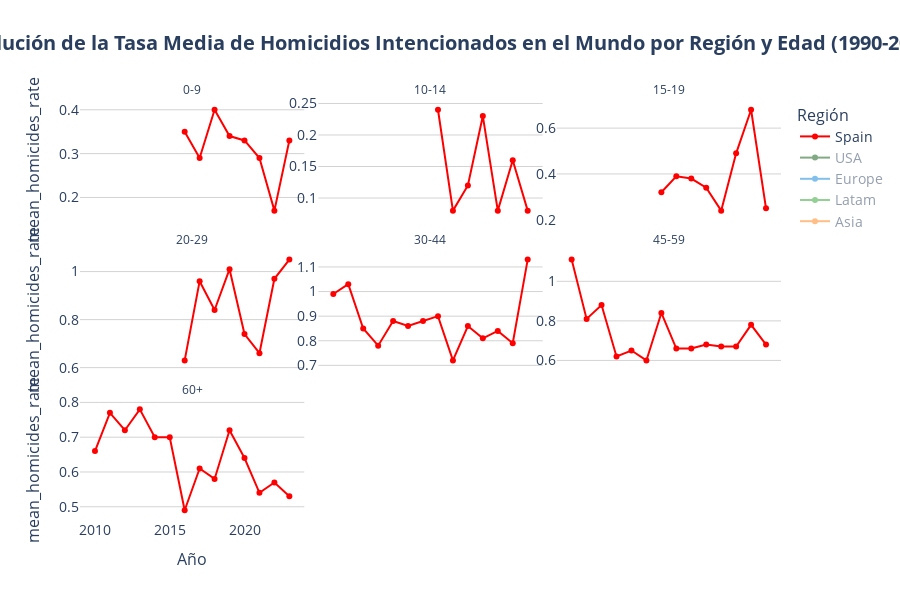

Notebook source saved alongside this figure:
### Code cell
# TODO: personalizar hover para que salga la categoría de Age en las etiquetas

time_series_plot(
    df = df_time_series['region'],
    x='Year',
    y='mean_homicides_rate',
    line_group='Region_2',
    facet_col='Age',
    facet_col_wrap=3,
    color='Region_2',
    default_visible_name='Spain',
    title='Evolución de la Tasa Media de Homicidios Intencionados en el Mundo por Región y Edad (1990-2023)',
    hover_data=HOVER_DATA['time_series_region'],
    labels=LABELS['time_series'],
    hovertemplate=HOVER_TEMPLATES['time_series_region'],
    color_discrete_map=COLOR_MAP['Region_2'],
    category_orders=CATEGORY_ORDERS,
    plot_save_path=os.path.join(PROJECT_PATH, 'plots', PLOT_FILENAME['time_series']),
    show=True
)

### Figure 1 — Plotly figure (JSON) as saved in the notebook; plotly's stock layout.template omitted (floating-point values rounded to 4 significant figures)
{"data": [{"customdata": [["Spain"], ["Spain"], ["Spain"], ["Spain"], ["Spain"], ["Spain"], ["Spain"], ["Spain"]], "hovertemplate": "<b style='font-size: 14px'>%{customdata[0]}</b><br><br><b>Año:</b> %{x}<br><b>Tasa Media de Homicidios:</b> %{y:.2f}<br><extra></extra>", "legendgroup": "Spain", "line": {"color": "#FF0000", "dash": "solid"}, "marker": {"symbol": "circle"}, "mode": "lines+markers", "name": "Spain", "orientation": "v", "showlegend": true, "type": "scatter", "x": [2016, 2017, 2018, 2019, 2020, 2021, 2022, 2023], "xaxis": "x7", "y": [0.35, 0.29, 0.4, 0.34, 0.33, 0.29, 0.17, 0.33], "yaxis": "y7"}, {"customdata": [["Spain"], ["Spain"], ["Spain"], ["Spain"], ["Spain"], ["Spain"], ["Spain"], ["Spain"]], "hovertemplate": "<b style='font-size: 14px'>%{customdata[0]}</b><br><br><b>Año:</b> %{x}<br><b>Tasa Media de Homicidios:</b> %{y:.2f}<br><extra></extra>", "legendgroup": "Spain", "line": {"color": "#FF0000", "dash": "solid"}, "marker": {"symbol": "circle"}, "mode": "lines+markers", "name": "Spain", "orientation": "v", "showlegend": false, "type": "scatter", "x": [2016, 2017, 2018, 2019, 2020, 2021, 2022, 2023], "xaxis": "x8", "y": [NaN, 0.24, 0.08, 0.12, 0.23, 0.08, 0.16, 0.08], "yaxis": "y8"}, {"customdata": [["Spain"], ["Spain"], ["Spain"], ["Spain"], ["Spain"], ["Spain"], ["Spain"], ["Spain"]], "hovertemplate": "<b style='font-size: 14px'>%{customdata[0]}</b><br><br><b>Año:</b> %{x}<br><b>Tasa Media de Homicidios:</b> %{y:.2f}<br><extra></extra>", "legendgroup": "Spain", "line": {"color": "#FF0000", "dash": "solid"}, "marker": {"symbol": "circle"}, "mode": "lines+markers", "name": "Spain", "orientation": "v", "showlegend": false, "type": "scatter", "x": [2016, 2017, 2018, 2019, 2020, 2021, 2022, 2023], "xaxis": "x9", "y": [0.32, 0.39, 0.38, 0.34, 0.24, 0.49, 0.68, 0.25], "yaxis": "y9"}, {"customdata": [["Spain"], ["Spain"], ["Spain"], ["Spain"], ["Spain"], ["Spain"], ["Spain"], ["Spain"]], "hovertemplate": "<b style='font-size: 14px'>%{customdata[0]}</b><br><br><b>Año:</b> %{x}<br><b>Tasa Media de Homicidios:</b> %{y:.2f}<br><extra></extra>", "legendgroup": "Spain", "line": {"color": "#FF0000", "dash": "solid"}, "marker": {"symbol": "circle"}, "mode": "lines+markers", "name": "Spain", "orientation": "v", "showlegend": false, "type": "scatter", "x": [2016, 2017, 2018, 2019, 2020, 2021, 2022, 2023], "xaxis": "x4", "y": [0.63, 0.96, 0.84, 1.01, 0.74, 0.66, 0.97, 1.05], "yaxis": "y4"}, {"customdata": [["Spain"], ["Spain"], ["Spain"], ["Spain"], ["Spain"], ["Spain"], ["Spain"], ["Spain"], ["Spain"], ["Spain"], ["Spain"], ["Spain"], ["Spain"], ["Spain"]], "hovertemplate": "<b style='font-size: 14px'>%{customdata[0]}</b><br><br><b>Año:</b> %{x}<br><b>Tasa Media de Homicidios:</b> %{y:.2f}<br><extra></extra>", "legendgroup": "Spain", "line": {"color": "#FF0000", "dash": "solid"}, "marker": {"symbol": "circle"}, "mode": "lines+markers", "name": "Spain", "orientation": "v", "showlegend": false, "type": "scatter", "x": [2010, 2011, 2012, 2013, 2014, 2015, 2016, 2017, 2018, 2019, 2020, 2021, 2022, 2023], "xaxis": "x5", "y": [0.99, 1.03, 0.85, 0.78, 0.88, 0.86, 0.88, 0.9, 0.72, 0.86, 0.81, 0.84, 0.79, 1.13], "yaxis": "y5"}, {"customdata": [["Spain"], ["Spain"], ["Spain"], ["Spain"], ["Spain"], ["Spain"], ["Spain"], ["Spain"], ["Spain"], ["Spain"], ["Spain"], ["Spain"], ["Spain"], ["Spain"]], "hovertemplate": "<b style='font-size: 14px'>%{customdata[0]}</b><br><br><b>Año:</b> %{x}<br><b>Tasa Media de Homicidios:</b> %{y:.2f}<br><extra></extra>", "legendgroup": "Spain", "line": {"color": "#FF0000", "dash": "solid"}, "marker": {"symbol": "circle"}, "mode": "lines+markers", "name": "Spain", "orientation": "v", "showlegend": false, "type": "scatter", "x": [2010, 2011, 2012, 2013, 2014, 2015, 2016, 2017, 2018, 2019, 2020, 2021, 2022, 2023], "xaxis": "x6", "y": [1.11, 0.81, 0.88, 0.62, 0.65, 0.6, 0.84, 0.66, 0.66, 0.68, 0.67, 0.67, 0.78, 0.68], "yaxis": "y6"}, {"customdata": [["Spain"], ["Spain"], ["Spain"], ["Spain"], ["Spain"], ["Spain"], ["Spain"], ["Spain"], ["Spain"], ["Spain"], ["Spain"], ["Spain"], ["Spain"], ["Spain"]], "hovertemplate": "<b style='font-size: 14px'>%{customdata[0]}</b><br><br><b>Año:</b> %{x}<br><b>Tasa Media de Homicidios:</b> %{y:.2f}<br><extra></extra>", "legendgroup": "Spain", "line": {"color": "#FF0000", "dash": "solid"}, "marker": {"symbol": "circle"}, "mode": "lines+markers", "name": "Spain", "orientation": "v", "showlegend": false, "type": "scatter", "x": [2010, 2011, 2012, 2013, 2014, 2015, 2016, 2017, 2018, 2019, 2020, 2021, 2022, 2023], "xaxis": "x", "y": [0.66, 0.77, 0.72, 0.78, 0.7, 0.7, 0.49, 0.61, 0.58, 0.72, 0.64, 0.54, 0.57, 0.53], "yaxis": "y"}, {"customdata": [["USA"], ["USA"], ["USA"], ["USA"], ["USA"], ["USA"], ["USA"], ["USA"]], "hovertemplate": "<b style='font-size: 14px'>%{customdata[0]}</b><br><br><b>Año:</b> %{x}<br><b>Tasa Media de Homicidios:</b> %{y:.2f}<br><extra></extra>", "legendgroup": "USA", "line": {"color": "#055509", "dash": "solid"}, "marker": {"symbol": "circle"}, "mode": "lines+markers", "name": "USA", "orientation": "v", "showlegend": true, "type": "scatter", "visible": "legendonly", "x": [2013, 2014, 2015, 2016, 2017, 2018, 2019, 2020], "xaxis": "x9", "y": [8.09, 8.2, 8.71, 9.48, 9.51, 8.93, 9.08, 11.55], "yaxis": "y9"}, {"customdata": [["USA"], ["USA"], ["USA"], ["USA"], ["USA"], ["USA"], ["USA"], ["USA"]], "hovertemplate": "<b style='font-size: 14px'>%{customdata[0]}</b><br><br><b>Año:</b> %{x}<br><b>Tasa Media de Homicidios:</b> %{y:.2f}<br><extra></extra>", "legendgroup": "USA", "line": {"color": "#055509", "dash": "solid"}, "marker": {"symbol": "circle"}, "mode": "lines+markers", "name": "USA", "orientation": "v", "showlegend": false, "type": "scatter", "visible": "legendonly", "x": [2013, 2014, 2015, 2016, 2017, 2018, 2019, 2020], "xaxis": "x4", "y": [8.75, 8.58, 9.76, 10.84, 10.53, 9.56, 9.29, 12.36], "yaxis": "y4"}, {"customdata": [["USA"], ["USA"], ["USA"], ["USA"], ["USA"], ["USA"], ["USA"], ["USA"], ["USA"], ["USA"], ["USA"], ["USA"], ["USA"], ["USA"], ["USA"], ["USA"]], "hovertemplate": "<b style='font-size: 14px'>%{customdata[0]}</b><br><br><b>Año:</b> %{x}<br><b>Tasa Media de Homicidios:</b> %{y:.2f}<br><extra></extra>", "legendgroup": "USA", "line": {"color": "#055509", "dash": "solid"}, "marker": {"symbol": "circle"}, "mode": "lines+markers", "name": "USA", "orientation": "v", "showlegend": false, "type": "scatter", "visible": "legendonly", "x": [2005, 2006, 2007, 2008, 2009, 2010, 2011, 2012, 2013, 2014, 2015, 2016, 2017, 2018, 2019, 2020], "xaxis": "x5", "y": [6.42, 6.2, 6.42, 6.14, 6.03, 5.63, 5.39, 5.61, 5.39, 5.15, 5.94, 6.78, 6.65, 6.26, 6.23, 8.06], "yaxis": "y5"}, {"customdata": [["USA"], ["USA"], ["USA"], ["USA"], ["USA"], ["USA"], ["USA"], ["USA"], ["USA"], ["USA"], ["USA"], ["USA"], ["USA"], ["USA"], ["USA"], ["USA"]], "hovertemplate": "<b style='font-size: 14px'>%{customdata[0]}</b><br><br><b>Año:</b> %{x}<br><b>Tasa Media de Homicidios:</b> %{y:.2f}<br><extra></extra>", "legendgroup": "USA", "line": {"color": "#055509", "dash": "solid"}, "marker": {"symbol": "circle"}, "mode": "lines+markers", "name": "USA", "orientation": "v", "showlegend": false, "type": "scatter", "visible": "legendonly", "x": [2005, 2006, 2007, 2008, 2009, 2010, 2011, 2012, 2013, 2014, 2015, 2016, 2017, 2018, 2019, 2020], "xaxis": "x6", "y": [3.39, 3.52, 3.38, 3.39, 3.24, 3.08, 3.1, 3.09, 3.09, 2.92, 3.18, 3.41, 3.71, 3.34, 3.18, 3.85], "yaxis": "y6"}, {"customdata": [["USA"], ["USA"], ["USA"], ["USA"], ["USA"], ["USA"], ["USA"], ["USA"], ["USA"], ["USA"], ["USA"], ["USA"], ["USA"], ["USA"], ["USA"], ["USA"]], "hovertemplate": "<b style='font-size: 14px'>%{customdata[0]}</b><br><br><b>Año:</b> %{x}<br><b>Tasa Media de Homicidios:</b> %{y:.2f}<br><extra></extra>", "legendgroup": "USA", "line": {"color": "#055509", "dash": "solid"}, "marker": {"symbol": "circle"}, "mode": "lines+markers", "name": "USA", "orientation": "v", "showlegend": false, "type": "scatter", "visible": "legendonly", "x": [2005, 2006, 2007, 2008, 2009, 2010, 2011, 2012, 2013, 2014, 2015, 2016, 2017, 2018, 2019, 2020], "xaxis": "x", "y": [1.85, 1.73, 1.67, 1.71, 1.76, 1.6, 1.56, 1.53, 1.54, 1.49, 1.57, 1.78, 1.7, 1.7, 1.66, 1.75], "yaxis": "y"}, {"customdata": [["Europe"], ["Europe"], ["Europe"], ["Europe"], ["Europe"], ["Europe"], ["Europe"], ["Europe"], ["Europe"], ["Europe"], ["Europe"], ["Europe"], ["Europe"], ["Europe"]], "hovertemplate": "<b style='font-size: 14px'>%{customdata[0]}</b><br><br><b>Año:</b> %{x}<br><b>Tasa Media de Homicidios:</b> %{y:.2f}<br><extra></extra>", "legendgroup": "Europe", "line": {"color": "#0883db", "dash": "solid"}, "marker": {"symbol": "circle"}, "mode": "lines+markers", "name": "Europe", "orientation": "v", "showlegend": true, "type": "scatter", "visible": "legendonly", "x": [2010, 2011, 2012, 2013, 2014, 2015, 2016, 2017, 2018, 2019, 2020, 2021, 2022, 2023], "xaxis": "x7", "y": [NaN, 0.34, 0.2, 0.53, 0.61, 0.58, 0.58, 0.61, 0.61, 0.49, 0.53, 0.6, 0.48, 0.65], "yaxis": "y7"}, {"customdata": [["Europe"], ["Europe"], ["Europe"], ["Europe"], ["Europe"], ["Europe"], ["Europe"], ["Europe"], ["Europe"], ["Europe"], ["Europe"], ["Europe"], ["Europe"], ["Europe"]], "hovertemplate": "<b style='font-size: 14px'>%{customdata[0]}</b><br><br><b>Año:</b> %{x}<br><b>Tasa Media de Homicidios:</b> %{y:.2f}<br><extra></extra>", "legendgroup": "Europe", "line": {"color": "#0883db", "dash": "solid"}, "marker": {"symbol": "circle"}, "mode": "lines+markers", "name": "Europe", "orientation": "v", "showlegend": false, "type": "scatter", "visible": "legendonly", "x": [2010, 2011, 2012, 2013, 2014, 2015, 2016, 2017, 2018, 2019, 2020, 2021, 2022, 2023], "xaxis": "x8", "y": [0.33, NaN, 0.36, 0.22, 0.29, 0.22, 0.3, 0.12, 0.16, 0.19, 0.25, 0.22, 0.22, 0.27], "yaxis": "y8"}, {"customdata": [["Europe"], ["Europe"], ["Europe"], ["Europe"], ["Europe"], ["Europe"], ["Europe"], ["Europe"], ["Europe"], ["Europe"], ["Europe"], ["Europe"], ["Europe"], ["Europe"]], "hovertemplate": "<b style='font-size: 14px'>%{customdata[0]}</b><br><br><b>Año:</b> %{x}<br><b>Tasa Media de Homicidios:</b> %{y:.2f}<br><extra></extra>", "legendgroup": "Europe", "line": {"color": "#0883db", "dash": "solid"}, "marker": {"symbol": "circle"}, "mode": "lines+markers", "name": "Europe", "orientation": "v", "showlegend": false, "type": "scatter", "visible": "legendonly", "x": [2010, 2011, 2012, 2013, 2014, 2015, 2016, 2017, 2018, 2019, 2020, 2021, 2022, 2023], "xaxis": "x9", "y": [1.65, 0.68, 1.22, 0.57, 0.48, 1.03, 1.08, 0.59, 0.74, 0.76, 0.64, 0.73, 0.87, 0.97], "yaxis": "y9"}, {"customdata": [["Europe"], ["Europe"], ["Europe"], ["Europe"], ["Europe"], ["Europe"], ["Europe"], ["Europe"], ["Europe"], ["Europe"], ["Europe"], ["Europe"], ["Europe"], ["Europe"]], "hovertemplate": "<b style='font-size: 14px'>%{customdata[0]}</b><br><br><b>Año:</b> %{x}<br><b>Tasa Media de Homicidios:</b> %{y:.2f}<br><extra></extra>", "legendgroup": "Europe", "line": {"color": "#0883db", "dash": "solid"}, "marker": {"symbol": "circle"}, "mode": "lines+markers", "name": "Europe", "orientation": "v", "showlegend": false, "type": "scatter", "visible": "legendonly", "x": [2010, 2011, 2012, 2013, 2014, 2015, 2016, 2017, 2018, 2019, 2020, 2021, 2022, 2023], "xaxis": "x4", "y": [1.49, 1.59, 1.35, 1.19, 1.0, 1.47, 1.41, 1.35, 1.18, 1.16, 1.23, 1.16, 1.43, 1.46], "yaxis": "y4"}, {"customdata": [["Europe"], ["Europe"], ["Europe"], ["Europe"], ["Europe"], ["Europe"], ["Europe"], ["Europe"], ["Europe"], ["Europe"], ["Europe"], ["Europe"], ["Europe"], ["Europe"], ["Europe"], ["Europe"], ["Europe"], ["Europe"], ["Europe"]], "hovertemplate": "<b style='font-size: 14px'>%{customdata[0]}</b><br><br><b>Año:</b> %{x}<br><b>Tasa Media de Homicidios:</b> %{y:.2f}<br><extra></extra>", "legendgroup": "Europe", "line": {"color": "#0883db", "dash": "solid"}, "marker": {"symbol": "circle"}, "mode": "lines+markers", "name": "Europe", "orientation": "v", "showlegend": false, "type": "scatter", "visible": "legendonly", "x": [2005, 2006, 2007, 2008, 2009, 2010, 2011, 2012, 2013, 2014, 2015, 2016, 2017, 2018, 2019, 2020, 2021, 2022, 2023], "xaxis": "x5", "y": [1.58, 1.55, 1.52, 1.64, 1.21, 1.22, 1.18, 1.09, 1.01, 1.08, 1.42, 1.29, 1.1, 1.16, 1.12, 1.13, 0.97, 1.05, 1.36], "yaxis": "y5"}, {"customdata": [["Europe"], ["Europe"], ["Europe"], ["Europe"], ["Europe"], ["Europe"], ["Europe"], ["Europe"], ["Europe"], ["Europe"], ["Europe"], ["Europe"], ["Europe"], ["Europe"], ["Europe"], ["Europe"], ["Europe"], ["Europe"], ["Europe"]], "hovertemplate": "<b style='font-size: 14px'>%{customdata[0]}</b><br><br><b>Año:</b> %{x}<br><b>Tasa Media de Homicidios:</b> %{y:.2f}<br><extra></extra>", "legendgroup": "Europe", "line": {"color": "#0883db", "dash": "solid"}, "marker": {"symbol": "circle"}, "mode": "lines+markers", "name": "Europe", "orientation": "v", "showlegend": false, "type": "scatter", "visible": "legendonly", "x": [2005, 2006, 2007, 2008, 2009, 2010, 2011, 2012, 2013, 2014, 2015, 2016, 2017, 2018, 2019, 2020, 2021, 2022, 2023], "xaxis": "x6", "y": [1.08, 1.18, 1.15, 0.99, 0.95, 1.02, 0.97, 0.83, 0.98, 0.87, 1.06, 1.01, 0.93, 0.89, 0.76, 0.76, 0.79, 0.86, 0.93], "yaxis": "y6"}, {"customdata": [["Europe"], ["Europe"], ["Europe"], ["Europe"], ["Europe"], ["Europe"], ["Europe"], ["Europe"], ["Europe"], ["Europe"], ["Europe"], ["Europe"], ["Europe"], ["Europe"], ["Europe"], ["Europe"], ["Europe"], ["Europe"], ["Europe"]], "hovertemplate": "<b style='font-size: 14px'>%{customdata[0]}</b><br><br><b>Año:</b> %{x}<br><b>Tasa Media de Homicidios:</b> %{y:.2f}<br><extra></extra>", "legendgroup": "Europe", "line": {"color": "#0883db", "dash": "solid"}, "marker": {"symbol": "circle"}, "mode": "lines+markers", "name": "Europe", "orientation": "v", "showlegend": false, "type": "scatter", "visible": "legendonly", "x": [2005, 2006, 2007, 2008, 2009, 2010, 2011, 2012, 2013, 2014, 2015, 2016, 2017, 2018, 2019, 2020, 2021, 2022, 2023], "xaxis": "x", "y": [1.23, 1.25, 1.14, 1.22, 0.94, 0.82, 0.79, 0.81, 0.89, 0.89, 0.88, 0.93, 0.9, 0.8, 0.75, 0.85, 0.8, 0.78, 0.73], "yaxis": "y"}, {"customdata": [["Latam"], ["Latam"], ["Latam"], ["Latam"], ["Latam"], ["Latam"], ["Latam"], ["Latam"], ["Latam"], ["Latam"], ["Latam"], ["Latam"], ["Latam"]], "hovertemplate": "<b style='font-size: 14px'>%{customdata[0]}</b><br><br><b>Año:</b> %{x}<br><b>Tasa Media de Homicidios:</b> %{y:.2f}<br><extra></extra>", "legendgroup": "Latam", "line": {"color": "#2ca02c", "dash": "solid"}, "marker": {"symbol": "circle"}, "mode": "lines+markers", "name": "Latam", "orientation": "v", "showlegend": true, "type": "scatter", "visible": "legendonly", "x": [2010, 2011, 2012, 2013, 2014, 2015, 2016, 2017, 2018, 2019, 2020, 2021, 2022], "xaxis": "x7", "y": [0.77, 1.1, 1.42, 0.91, 1.01, 1.07, 0.85, 0.95, 1.07, 1.04, 0.93, 0.91, 0.87], "yaxis": "y7"}, {"customdata": [["Latam"], ["Latam"], ["Latam"], ["Latam"], ["Latam"], ["Latam"], ["Latam"], ["Latam"], ["Latam"], ["Latam"], ["Latam"], ["Latam"], ["Latam"]], "hovertemplate": "<b style='font-size: 14px'>%{customdata[0]}</b><br><br><b>Año:</b> %{x}<br><b>Tasa Media de Homicidios:</b> %{y:.2f}<br><extra></extra>", "legendgroup": "Latam", "line": {"color": "#2ca02c", "dash": "solid"}, "marker": {"symbol": "circle"}, "mode": "lines+markers", "name": "Latam", "orientation": "v", "showlegend": false, "type": "scatter", "visible": "legendonly", "x": [2010, 2011, 2012, 2013, 2014, 2015, 2016, 2017, 2018, 2019, 2020, 2021, 2022], "xaxis": "x8", "y": [3.42, 3.3, 3.47, 3.33, 2.39, 1.68, 1.67, 1.92, 2.15, 2.24, 2.23, 2.15, 2.03], "yaxis": "y8"}, {"customdata": [["Latam"], ["Latam"], ["Latam"], ["Latam"], ["Latam"], ["Latam"], ["Latam"], ["Latam"], ["Latam"], ["Latam"], ["Latam"], ["Latam"], ["Latam"]], "hovertemplate": "<b style='font-size: 14px'>%{customdata[0]}</b><br><br><b>Año:</b> %{x}<br><b>Tasa Media de Homicidios:</b> %{y:.2f}<br><extra></extra>", "legendgroup": "Latam", "line": {"color": "#2ca02c", "dash": "solid"}, "marker": {"symbol": "circle"}, "mode": "lines+markers", "name": "Latam", "orientation": "v", "showlegend": false, "type": "scatter", "visible": "legendonly", "x": [2010, 2011, 2012, 2013, 2014, 2015, 2016, 2017, 2018, 2019, 2020, 2021, 2022], "xaxis": "x9", "y": [44.81, 46.71, 49.32, 49.59, 40.79, 20.93, 20.04, 23.36, 22.03, 21.29, 19.96, 19.45, 19.21], "yaxis": "y9"}, {"customdata": [["Latam"], ["Latam"], ["Latam"], ["Latam"], ["Latam"], ["Latam"], ["Latam"], ["Latam"], ["Latam"], ["Latam"], ["Latam"], ["Latam"], ["Latam"]], "hovertemplate": "<b style='font-size: 14px'>%{customdata[0]}</b><br><br><b>Año:</b> %{x}<br><b>Tasa Media de Homicidios:</b> %{y:.2f}<br><extra></extra>", "legendgroup": "Latam", "line": {"color": "#2ca02c", "dash": "solid"}, "marker": {"symbol": "circle"}, "mode": "lines+markers", "name": "Latam", "orientation": "v", "showlegend": false, "type": "scatter", "visible": "legendonly", "x": [2010, 2011, 2012, 2013, 2014, 2015, 2016, 2017, 2018, 2019, 2020, 2021, 2022], "xaxis": "x4", "y": [76.17, 77.9, 78.22, 71.92, 62.1, 36.16, 36.69, 43.93, 44.95, 45.95, 45.45, 44.34, 39.91], "yaxis": "y4"}, {"customdata": [["Latam"], ["Latam"], ["Latam"], ["Latam"], ["Latam"], ["Latam"], ["Latam"], ["Latam"], ["Latam"], ["Latam"], ["Latam"], ["Latam"], ["Latam"], ["Latam"], ["Latam"], ["Latam"], ["Latam"], ["Latam"]], "hovertemplate": "<b style='font-size: 14px'>%{customdata[0]}</b><br><br><b>Año:</b> %{x}<br><b>Tasa Media de Homicidios:</b> %{y:.2f}<br><extra></extra>", "legendgroup": "Latam", "line": {"color": "#2ca02c", "dash": "solid"}, "marker": {"symbol": "circle"}, "mode": "lines+markers", "name": "Latam", "orientation": "v", "showlegend": false, "type": "scatter", "visible": "legendonly", "x": [2005, 2006, 2007, 2008, 2009, 2010, 2011, 2012, 2013, 2014, 2015, 2016, 2017, 2018, 2019, 2020, 2021, 2022], "xaxis": "x5", "y": [53.0, 47.89, 48.82, 47.15, 42.2, 40.06, 41.49, 40.77, 37.6, 32.6, 29.29, 32.73, 39.74, 41.45, 41.09, 39.14, 38.78, 35.62], "yaxis": "y5"}, {"customdata": [["Latam"], ["Latam"], ["Latam"], ["Latam"], ["Latam"], ["Latam"], ["Latam"], ["Latam"], ["Latam"], ["Latam"], ["Latam"], ["Latam"], ["Latam"], ["Latam"], ["Latam"], ["Latam"], ["Latam"], ["Latam"]], "hovertemplate": "<b style='font-size: 14px'>%{customdata[0]}</b><br><br><b>Año:</b> %{x}<br><b>Tasa Media de Homicidios:</b> %{y:.2f}<br><extra></extra>", "legendgroup": "Latam", "line": {"color": "#2ca02c", "dash": "solid"}, "marker": {"symbol": "circle"}, "mode": "lines+markers", "name": "Latam", "orientation": "v", "showlegend": false, "type": "scatter", "visible": "legendonly", "x": [2005, 2006, 2007, 2008, 2009, 2010, 2011, 2012, 2013, 2014, 2015, 2016, 2017, 2018, 2019, 2020, 2021, 2022], "xaxis": "x6", "y": [27.0, 24.25, 24.04, 23.36, 20.1, 18.53, 19.28, 19.29, 17.71, 15.35, 16.94, 17.95, 21.02, 22.65, 22.45, 21.68, 20.93, 20.05], "yaxis": "y6"}, {"customdata": [["Latam"], ["Latam"], ["Latam"], ["Latam"], ["Latam"], ["Latam"], ["Latam"], ["Latam"], ["Latam"], ["Latam"], ["Latam"], ["Latam"], ["Latam"], ["Latam"], ["Latam"], ["Latam"], ["Latam"], ["Latam"]], "hovertemplate": "<b style='font-size: 14px'>%{customdata[0]}</b><br><br><b>Año:</b> %{x}<br><b>Tasa Media de Homicidios:</b> %{y:.2f}<br><extra></extra>", "legendgroup": "Latam", "line": {"color": "#2ca02c", "dash": "solid"}, "marker": {"symbol": "circle"}, "mode": "lines+markers", "name": "Latam", "orientation": "v", "showlegend": false, "type": "scatter", "visible": "legendonly", "x": [2005, 2006, 2007, 2008, 2009, 2010, 2011, 2012, 2013, 2014, 2015, 2016, 2017, 2018, 2019, 2020, 2021, 2022], "xaxis": "x", "y": [21.15, 19.38, 25.4, 12.62, 8.74, 7.59, 8.85, 9.23, 8.29, 7.57, 9.79, 10.38, 10.96, 10.03, 9.92, 10.24, 9.06, 8.44], "yaxis": "y"}, {"customdata": [["Asia"], ["Asia"], ["Asia"], ["Asia"], ["Asia"], ["Asia"], ["Asia"], ["Asia"]], "hovertemplate": "<b style='font-size: 14px'>%{customdata[0]}</b><br><br><b>Año:</b> %{x}<br><b>Tasa Media de Homicidios:</b> %{y:.2f}<br><extra></extra>", "legendgroup": "Asia", "line": {"color": "#ff7f0e", "dash": "solid"}, "marker": {"symbol": "circle"}, "mode": "lines+markers", "name": "Asia", "orientation": "v", "showlegend": true, "type": "scatter", "visible": "legendonly", "x": [2016, 2017, 2018, 2019, 2020, 2021, 2022, 2023], "xaxis": "x7", "y": [0.38, 0.34, 0.31, 0.32, 0.35, 0.26, 0.44, 1.0], "yaxis": "y7"}, {"customdata": [["Asia"], ["Asia"], ["Asia"], ["Asia"], ["Asia"], ["Asia"], ["Asia"], ["Asia"]], "hovertemplate": "<b style='font-size: 14px'>%{customdata[0]}</b><br><br><b>Año:</b> %{x}<br><b>Tasa Media de Homicidios:</b> %{y:.2f}<br><extra></extra>", "legendgroup": "Asia", "line": {"color": "#ff7f0e", "dash": "solid"}, "marker": {"symbol": "circle"}, "mode": "lines+markers", "name": "Asia", "orientation": "v", "showlegend": false, "type": "scatter", "visible": "legendonly", "x": [2016, 2017, 2018, 2019, 2020, 2021, 2022, 2023], "xaxis": "x8", "y": [0.38, 0.39, 0.34, 0.37, 0.22, 0.29, 0.33, 0.75], "yaxis": "y8"}, {"customdata": [["Asia"], ["Asia"], ["Asia"], ["Asia"], ["Asia"], ["Asia"], ["Asia"], ["Asia"]], "hovertemplate": "<b style='font-size: 14px'>%{customdata[0]}</b><br><br><b>Año:</b> %{x}<br><b>Tasa Media de Homicidios:</b> %{y:.2f}<br><extra></extra>", "legendgroup": "Asia", "line": {"color": "#ff7f0e", "dash": "solid"}, "marker": {"symbol": "circle"}, "mode": "lines+markers", "name": "Asia", "orientation": "v", "showlegend": false, "type": "scatter", "visible": "legendonly", "x": [2016, 2017, 2018, 2019, 2020, 2021, 2022, 2023], "xaxis": "x9", "y": [2.51, 2.78, 2.08, 2.04, 2.13, 1.92, 2.25, 3.53], "yaxis": "y9"}, {"customdata": [["Asia"], ["Asia"], ["Asia"], ["Asia"], ["Asia"], ["Asia"], ["Asia"], ["Asia"]], "hovertemplate": "<b style='font-size: 14px'>%{customdata[0]}</b><br><br><b>Año:</b> %{x}<br><b>Tasa Media de Homicidios:</b> %{y:.2f}<br><extra></extra>", "legendgroup": "Asia", "line": {"color": "#ff7f0e", "dash": "solid"}, "marker": {"symbol": "circle"}, "mode": "lines+markers", "name": "Asia", "orientation": "v", "showlegend": false, "type": "scatter", "visible": "legendonly", "x": [2016, 2017, 2018, 2019, 2020, 2021, 2022, 2023], "xaxis": "x4", "y": [6.18, 4.92, 4.0, 3.66, 3.9, 3.89, 3.95, 5.02], "yaxis": "y4"}, {"customdata": [["Asia"], ["Asia"], ["Asia"], ["Asia"], ["Asia"], ["Asia"], ["Asia"], ["Asia"]], "hovertemplate": "<b style='font-size: 14px'>%{customdata[0]}</b><br><br><b>Año:</b> %{x}<br><b>Tasa Media de Homicidios:</b> %{y:.2f}<br><extra></extra>", "legendgroup": "Asia", "line": {"color": "#ff7f0e", "dash": "solid"}, "marker": {"symbol": "circle"}, "mode": "lines+markers", "name": "Asia", "orientation": "v", "showlegend": false, "type": "scatter", "visible": "legendonly", "x": [2016, 2017, 2018, 2019, 2020, 2021, 2022, 2023], "xaxis": "x5", "y": [4.75, 4.72, 3.88, 3.4, 3.8, 3.78, 4.11, 4.57], "yaxis": "y5"}, {"customdata": [["Asia"], ["Asia"], ["Asia"], ["Asia"], ["Asia"], ["Asia"], ["Asia"], ["Asia"]], "hovertemplate": "<b style='font-size: 14px'>%{customdata[0]}</b><br><br><b>Año:</b> %{x}<br><b>Tasa Media de Homicidios:</b> %{y:.2f}<br><extra></extra>", "legendgroup": "Asia", "line": {"color": "#ff7f0e", "dash": "solid"}, "marker": {"symbol": "circle"}, "mode": "lines+markers", "name": "Asia", "orientation": "v", "showlegend": false, "type": "scatter", "visible": "legendonly", "x": [2016, 2017, 2018, 2019, 2020, 2021, 2022, 2023], "xaxis": "x6", "y": [3.55, 3.27, 3.17, 3.12, 2.98, 3.09, 3.0, 3.52], "yaxis": "y6"}, {"customdata": [["Asia"], ["Asia"], ["Asia"], ["Asia"], ["Asia"], ["Asia"], ["Asia"], ["Asia"]], "hovertemplate": "<b style='font-size: 14px'>%{customdata[0]}</b><br><br><b>Año:</b> %{x}<br><b>Tasa Media de Homicidios:</b> %{y:.2f}<br><extra></extra>", "legendgroup": "Asia", "line": {"color": "#ff7f0e", "dash": "solid"}, "marker": {"symbol": "circle"}, "mode": "lines+markers", "name": "Asia", "orientation": "v", "showlegend": false, "type": "scatter", "visible": "legendonly", "x": [2016, 2017, 2018, 2019, 2020, 2021, 2022, 2023], "xaxis": "x", "y": [2.26, 2.19, 1.65, 1.69, 1.62, 1.85, 1.92, 2.17], "yaxis": "y"}], "layout": {"annotations": [{"font": {}, "showarrow": false, "text": "60+", "x": 0.16, "xanchor": "center", "xref": "paper", "y": 0.2867, "yanchor": "bottom", "yref": "paper"}, {"font": {}, "showarrow": false, "text": "20-29", "x": 0.16, "xanchor": "center", "xref": "paper", "y": 0.6433, "yanchor": "bottom", "yref": "paper"}, {"font": {}, "showarrow": false, "text": "30-44", "x": 0.5, "xanchor": "center", "xref": "paper", "y": 0.6433, "yanchor": "bottom", "yref": "paper"}, {"font": {}, "showarrow": false, "text": "45-59", "x": 0.84, "xanchor": "center", "xref": "paper", "y": 0.6433, "yanchor": "bottom", "yref": "paper"}, {"font": {}, "showarrow": false, "text": "0-9", "x": 0.16, "xanchor": "center", "xref": "paper", "y": 1.0, "yanchor": "bottom", "yref": "paper"}, {"font": {}, "showarrow": false, "text": "10-14", "x": 0.5, "xanchor": "center", "xref": "paper", "y": 1.0, "yanchor": "bottom", "yref": "paper"}, {"font": {}, "showarrow": false, "text": "15-19", "x": 0.84, "xanchor": "center", "xref": "paper", "y": 1.0, "yanchor": "bottom", "yref": "paper"}], "height": 600, "legend": {"font": {"size": 14}, "title": {"font": {"size": 16}, "text": "Región"}, "tracegroupgap": 0}, "plot_bgcolor": "white", "title": {"font": {"size": 20}, "text": "<b>Evolución de la Tasa Media de Homicidios Intencionados en el Mundo por Región y Edad (1990-2023)</b>", "x": 0.5, "xanchor": "center"}, "xaxis": {"anchor": "y", "domain": [0, 0.32], "showgrid": false, "tickfont": {"size": 14}, "title": {"font": {"size": 16}, "text": "Año"}}, "xaxis2": {"anchor": "y2", "domain": [0.34, 0.66], "matches": "x", "showgrid": false, "tickfont": {"size": 14}, "title": {"font": {"size": 16}, "text": "Año"}}, "xaxis3": {"anchor": "y3", "domain": [0.68, 1.0], "matches": "x", "showgrid": false, "tickfont": {"size": 14}, "title": {"font": {"size": 16}, "text": "Año"}}, "xaxis4": {"anchor": "y4", "domain": [0, 0.32], "matches": "x", "showgrid": false, "showticklabels": false, "tickfont": {"size": 14}, "title": {"font": {"size": 16}}}, "xaxis5": {"anchor": "y5", "domain": [0.34, 0.66], "matches": "x", "showgrid": false, "showticklabels": false, "tickfont": {"size": 14}, "title": {"font": {"size": 16}}}, "xaxis6": {"anchor": "y6", "domain": [0.68, 1.0], "matches": "x", "showgrid": false, "showticklabels": false, "tickfont": {"size": 14}, "title": {"font": {"size": 16}}}, "xaxis7": {"anchor": "y7", "domain": [0, 0.32], "matches": "x", "showgrid": false, "showticklabels": false, "tickfont": {"size": 14}, "title": {"font": {"size": 16}}}, "xaxis8": {"anchor": "y8", "domain": [0.34, 0.66], "matches": "x", "showgrid": false, "showticklabels": false, "tickfont": {"size": 14}, "title": {"font": {"size": 16}}}, "xaxis9": {"anchor": "y9", "domain": [0.68, 1.0], "matches": "x", "showgrid": false, "showticklabels": false, "tickfont": {"size": 14}, "title": {"font": {"size": 16}}}, "yaxis": {"anchor": "x", "domain": [0, 0.2867], "gridcolor": "lightgray", "showgrid": true, "showticklabels": true, "tickfont": {"size": 14}, "title": {"font": {"size": 16}, "text": "mean_homicides_rate"}}, "yaxis2": {"anchor": "x2", "domain": [0, 0.2867], "gridcolor": "lightgray", "showgrid": true, "showticklabels": true, "tickfont": {"size": 14}, "title": {"font": {"size": 16}}}, "yaxis3": {"anchor": "x3", "domain": [0, 0.2867], "gridcolor": "lightgray", "showgrid": true, "showticklabels": true, "tickfont": {"size": 14}, "title": {"font": {"size": 16}}}, "yaxis4": {"anchor": "x4", "domain": [0.3567, 0.6433], "gridcolor": "lightgray", "showgrid": true, "showticklabels": true, "tickfont": {"size": 14}, "title": {"font": {"size": 16}, "text": "mean_homicides_rate"}}, "yaxis5": {"anchor": "x5", "domain": [0.3567, 0.6433], "gridcolor": "lightgray", "showgrid": true, "showticklabels": true, "tickfont": {"size": 14}, "title": {"font": {"size": 16}}}, "yaxis6": {"anchor": "x6", "domain": [0.3567, 0.6433], "gridcolor": "lightgray", "showgrid": true, "showticklabels": true, "tickfont": {"size": 14}, "title": {"font": {"size": 16}}}, "yaxis7": {"anchor": "x7", "domain": [0.7133, 1.0], "gridcolor": "lightgray", "showgrid": true, "showticklabels": true, "tickfont": {"size": 14}, "title": {"font": {"size": 16}, "text": "mean_homicides_rate"}}, "yaxis8": {"anchor": "x8", "domain": [0.7133, 1.0], "gridcolor": "lightgray", "showgrid": true, "showticklabels": true, "tickfont": {"size": 14}, "title": {"font": {"size": 16}}}, "yaxis9": {"anchor": "x9", "domain": [0.7133, 1.0], "gridcolor": "lightgray", "showgrid": true, "showticklabels": true, "tickfont": {"size": 14}, "title": {"font": {"size": 16}}}}}
